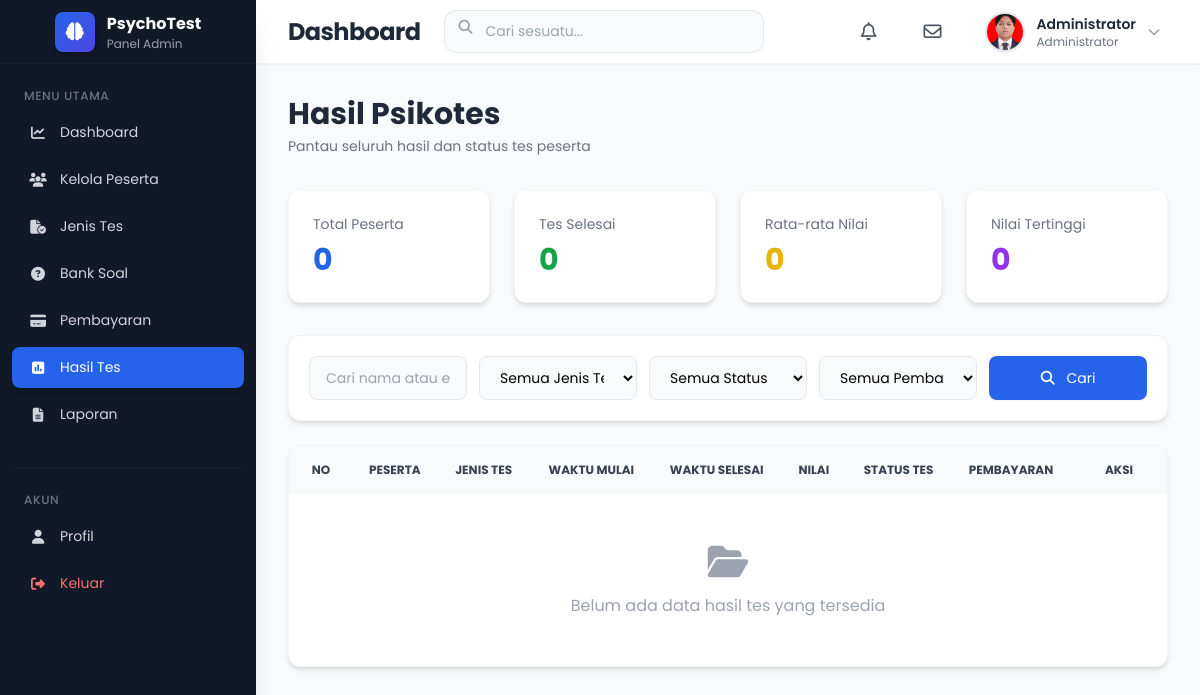
Page /admin/results/results.php (signed in) on the committed database.
### tables this page shows
CREATE TABLE `users` (
  `id` int NOT NULL,
  `fullname` varchar(100) NOT NULL,
  `email` varchar(100) NOT NULL,
  `password` varchar(255) NOT NULL,
  `role` enum('admin','peserta') DEFAULT 'peserta',
  `status` enum('active','inactive') DEFAULT 'active',
  `created_at` timestamp NULL DEFAULT CURRENT_TIMESTAMP,
  `profile_pic` varchar(255) DEFAULT 'default.png'
);

### admin/results/results.php (the view, shortened to what this page needs)
<?php
include "../../config/database.php";
include "../../includes/admin_header.php";
include "../../includes/admin_sidebar.php";
include "../../includes/admin_navbar.php";
$search = "";
$where = "WHERE 1=1";
$query = mysqli_query($conn, "
  SELECT
    user_tests.*,
    users.fullname,
    users.email,
    tests.title,
    tests.price
  FROM user_tests
  JOIN users ON users.id = user_tests.user_id
  JOIN tests ON tests.id = user_tests.test_id
  $where
  ORDER BY user_tests.created_at DESC
");
$totalParticipant = mysqli_fetch_assoc(mysqli_query($conn, "
  SELECT COUNT(DISTINCT user_id) AS total FROM user_tests
"))['total'] ?? 0;
$totalFinished = mysqli_fetch_assoc(mysqli_query($conn, "
  SELECT COUNT(*) AS total FROM user_tests WHERE status = 'finished'
"))['total'] ?? 0;
$averageScore = mysqli_fetch_assoc(mysqli_query($conn, "
  SELECT AVG(score) AS avgscore FROM user_tests WHERE status = 'finished'
"))['avgscore'] ?? 0;
$highestScore = mysqli_fetch_assoc(mysqli_query($conn, "
  SELECT MAX(score) AS highest FROM user_tests WHERE status = 'finished'
"))['highest'] ?? 0;
$averageScore = round($averageScore);
?>
<div class="ml-64 mt-16 p-8 min-h-screen bg-gray-50">
  <div class="flex flex-col md:flex-row justify-between items-start md:items-center mb-8 gap-4">
    <div>
      <h1 class="text-3xl font-bold text-gray-800">Hasil Psikotes</h1>
      <p class="text-gray-500 mt-1">Pantau seluruh hasil dan status tes peserta</p>
    </div>
  </div>
  <div class="grid grid-cols-1 sm:grid-cols-2 lg:grid-cols-4 gap-6 mb-8">
    <div class="bg-white rounded-xl shadow-md hover:shadow-lg transition-shadow duration-300 p-6 border border-gray-100 card-animate">
      <p class="text-gray-500 text-sm">Total Peserta</p>
      <h2 class="text-3xl font-bold text-blue-600 mt-2"><?= $totalParticipant ?></h2>
    </div>
    <div class="bg-white rounded-xl shadow-md hover:shadow-lg transition-shadow duration-300 p-6 border border-gray-100 card-animate">
      <p class="text-gray-500 text-sm">Tes Selesai</p>
      <h2 class="text-3xl font-bold text-green-600 mt-2"><?= $totalFinished ?></h2>
    </div>
    <div class="bg-white rounded-xl shadow-md hover:shadow-lg transition-shadow duration-300 p-6 border border-gray-100 card-animate">
      <p class="text-gray-500 text-sm">Rata-rata Nilai</p>
      <h2 class="text-3xl font-bold text-yellow-500 mt-2"><?= $averageScore ?></h2>
    </div>
    <div class="bg-white rounded-xl shadow-md hover:shadow-lg transition-shadow duration-300 p-6 border border-gray-100 card-animate">
      <p class="text-gray-500 text-sm">Nilai Tertinggi</p>
      <h2 class="text-3xl font-bold text-purple-600 mt-2"><?= $highestScore ?></h2>
    </div>
  </div>
  <div class="bg-white rounded-xl shadow-md p-5 mb-6 border border-gray-100 card-animate">
    <form method="GET" class="grid grid-cols-1 md:grid-cols-2 lg:grid-cols-5 gap-3">
      <input type="text" name="search" value="<?= htmlspecialchars($search) ?>"
        placeholder="Cari nama atau email..."
        class="w-full border border-gray-200 rounded-lg px-4 py-2.5 bg-gray-50 focus:bg-white focus:ring-2 focus:ring-blue-500/30 focus:border-blue-500 outline-none transition-all duration-200">
      <select name="test"
        class="w-full border border-gray-200 rounded-lg px-4 py-2.5 bg-gray-50 focus:bg-white focus:ring-2 focus:ring-blue-500/30 focus:border-blue-500 outline-none transition-all duration-200">
        <option value="">Semua Jenis Tes</option>
      </select>
      <select name="status"
        class="w-full border border-gray-200 rounded-lg px-4 py-2.5 bg-gray-50 focus:bg-white focus:ring-2 focus:ring-blue-500/30 focus:border-blue-500 outline-none transition-all duration-200">
        <option value="">Semua Status</option>
      </select>
      <select name="payment"
        class="w-full border border-gray-200 rounded-lg px-4 py-2.5 bg-gray-50 focus:bg-white focus:ring-2 focus:ring-blue-500/30 focus:border-blue-500 outline-none transition-all duration-200">
        <option value="">Semua Pembayaran</option>
      </select>
      <button type="submit"
        class="bg-blue-600 hover:bg-blue-700 text-white px-4 py-2.5 rounded-lg shadow-sm hover:shadow transition-all duration-200">
        <i class="fa-solid fa-magnifying-glass mr-2"></i> Cari
      </button>
    </form>
  </div>
  <div class="bg-white rounded-xl shadow-md overflow-hidden border border-gray-100 card-animate">
    <table class="w-full text-sm">
      <thead class="bg-gray-50 text-gray-700 uppercase text-xs font-semibold">
        <tr>
          <th class="p-4 text-center w-16">No</th>
          <th class="p-4 text-left">Peserta</th>
          <th class="p-4 text-left">Jenis Tes</th>
          <th class="p-4 text-center">Waktu Mulai</th>
          <th class="p-4 text-center">Waktu Selesai</th>
          <th class="p-4 text-center">Nilai</th>
          <th class="p-4 text-center">Status Tes</th>
          <th class="p-4 text-center">Pembayaran</th>
          <th class="p-4 text-center w-24">Aksi</th>
        </tr>
      </thead>
      <tbody class="divide-y divide-gray-100">
        <?php if (mysqli_num_rows($query) > 0): ?>
          <?php $no = 1; ?>
          <?php while ($row = mysqli_fetch_assoc($query)): ?>
            <tr class="hover:bg-blue-50/50 transition-colors duration-200">
              <td class="p-4 text-center text-gray-700"><?= $no++ ?></td>
              <td class="p-4">
                <div class="font-medium text-gray-800"><?= htmlspecialchars($row['fullname']) ?></div>
                <div class="text-xs text-gray-500"><?= htmlspecialchars($row['email']) ?></div>
              </td>
              <td class="p-4">
                <div class="font-medium text-blue-600"><?= htmlspecialchars($row['title']) ?></div>
                <div class="text-xs text-gray-500">Rp <?= number_format($row['price'], 0, ",", ".") ?></div>
              </td>
              <td class="p-4 text-center text-gray-600">
                <?= date("d M Y", strtotime($row['start_time'])) ?><br>
                <span class="text-xs"><?= date("H:i", strtotime($row['start_time'])) ?></span>
              </td>
              <td class="p-4 text-center text-gray-600">
                <?php if (!empty($row['end_time'])): ?>
                  <?= date("d M Y", strtotime($row['end_time'])) ?><br>
                  <span class="text-xs"><?= date("H:i", strtotime($row['end_time'])) ?></span>
                <?php else: ?>
                  -
                <?php endif; ?>
              </td>
              <td class="p-4 text-center">
                <?php
                $scoreColor = "bg-red-100 text-red-700";
                if ($row['score'] >= 80) {
                  $scoreColor = "bg-green-100 text-green-700";
                } elseif ($row['score'] >= 60) {
                  $scoreColor = "bg-blue-100 text-blue-700";
                } elseif ($row['score'] >= 40) {
                  $scoreColor = "bg-yellow-100 text-yellow-700";
                }
                ?>
                <span class="<?= $scoreColor ?> px-2.5 py-1 rounded-full text-xs font-medium"><?= $row['score'] ?></span>
              </td>
              <td class="p-4 text-center">
                <?php if ($row['status'] == "finished"): ?>
                  <span class="bg-green-100 text-green-700 px-2.5 py-1 rounded-full text-xs font-medium">Selesai</span>
                <?php else: ?>
                  <span class="bg-blue-100 text-blue-700 px-2.5 py-1 rounded-full text-xs font-medium">Berjalan</span>
                <?php endif; ?>
              </td>
              <td class="p-4 text-center">
                <?php
                switch ($row['payment_status']) {
                  case "paid":
                    $pay = 'bg-green-100 text-green-700';
                    $payText = 'Lunas';
                    break;
                  case "pending":
                    $pay = 'bg-yellow-100 text-yellow-700';
                    $payText = 'Menunggu';
                    break;
                  default:
                    $pay = 'bg-red-100 text-red-700';
                    $payText = 'Ditolak';
                    break;
                }
                ?>
                <span class="<?= $pay ?> px-2.5 py-1 rounded-full text-xs font-medium"><?= $payText ?></span>
              </td>
              <td class="p-4 text-center">
                <a href="result_detail.php?id=<?= $row['id'] ?>"
                  class="bg-blue-600 hover:bg-blue-700 text-white w-8 h-8 rounded-lg inline-flex items-center justify-center transition-all duration-200 hover:scale-105"
                  title="Lihat Detail">
                  <i class="fa-solid fa-eye text-sm"></i>
                </a>
              </td>
            </tr>
          <?php endwhile; ?>
        <?php else: ?>
          <tr>
            <td colspan="9" class="py-12 text-center text-gray-400">
              <i class="fa-solid fa-folder-open text-4xl mb-3"></i>
              <p class="text-base">Belum ada data hasil tes yang tersedia</p>
            </td>
          </tr>
        <?php endif; ?>
      </tbody>
    </table>
  </div>
</div>
<?php include "../../includes/admin_footer.php"; ?>

### includes/admin_navbar.php (shortened to what this page needs)
<?php
$admin_id = (int)$_SESSION['id'];
$user_nav = mysqli_fetch_assoc(mysqli_query($conn, "SELECT fullname, profile_pic FROM users WHERE id = '$admin_id' LIMIT 1"));
$foto_nav = !empty($user_nav['profile_pic'])
  ? "/PsychoTest/admin/profile/profiles/" . $user_nav['profile_pic']
  : "../assets/images/default.png";
?>
<nav class="fixed top-0 left-64 right-0 h-16 bg-white shadow-sm border-b border-gray-100 z-40 transition-all duration-300">
  <div class="flex items-center justify-between h-full px-8">
    <div class="flex items-center gap-6">
      <h2 class="text-xl md:text-2xl font-bold text-gray-800 tracking-tight">
        Dashboard
      </h2>
      <div class="relative hidden md:block">
        <input
          type="text"
          placeholder="Cari sesuatu..."
          class="w-72 lg:w-80 pl-10 pr-4 py-2.5 rounded-xl border border-gray-200 bg-gray-50 focus:bg-white focus:ring-2 focus:ring-blue-500/20 focus:border-blue-500 outline-none transition-all duration-200">
        <i class="fa-solid fa-magnifying-glass absolute left-3.5 top-2.5 text-gray-400"></i>
      </div>
    </div>
    <div class="flex items-center gap-4 lg:gap-6">
      <a href="/PsychoTest/includes/notifikasi.php" class="relative w-10 h-10 rounded-xl hover:bg-gray-100 transition-all duration-200 flex items-center justify-center group">
        <i class="fa-regular fa-bell text-lg text-gray-600 group-hover:text-gray-800"></i>
      </a>
      <a href="/PsychoTest/includes/pesan.php" class="relative w-10 h-10 rounded-xl hover:bg-gray-100 transition-all duration-200 flex items-center justify-center group">
        <i class="fa-regular fa-envelope text-lg text-gray-600 group-hover:text-gray-800"></i>
      </a>
      <div class="relative group cursor-pointer">
        <div class="flex items-center gap-3 p-2 rounded-xl hover:bg-gray-50 transition-all duration-200">
          <img
            src="<?= htmlspecialchars($foto_nav) ?>"
            alt="Profil"
            class="w-10 h-10 rounded-full border-2 border-gray-200 object-cover shadow-sm"
            onerror="this.src='../assets/images/default.png'">
          <div class="hidden md:block text-left">
            <h4 class="font-semibold text-gray-800 text-sm">
              <?= htmlspecialchars($user_nav['fullname'] ?? "Administrator") ?>
            </h4>
            <p class="text-xs text-gray-500">
              Administrator
            </p>
          </div>
          <i class="fa-solid fa-chevron-down text-xs text-gray-400 group-hover:text-gray-600 transition-transform duration-200 group-hover:rotate-180"></i>
        </div>
      </div>
    </div>
  </div>
</nav>

### includes/admin_header.php (style rules this page uses)
* { font-family: 'Poppins', -apple-system, BlinkMacSystemFont, "Segoe UI", Roboto, Oxygen, Ubuntu, Cantarell, "Open Sans", "Helvetica Neue", sans-serif; }
body { background-color: #f8fafc; font-size: 14px; line-height: 1.6; }
.transition-all { transition: all 0.25s ease; }
table { border-collapse: separate; border-spacing: 0; }

### rows in the picture
users: profile_pic (picture), fullname "Administrator"

### other values in the picture
$totalParticipant "0"
$totalFinished "0"
$averageScore "0"
$highestScore "0"
